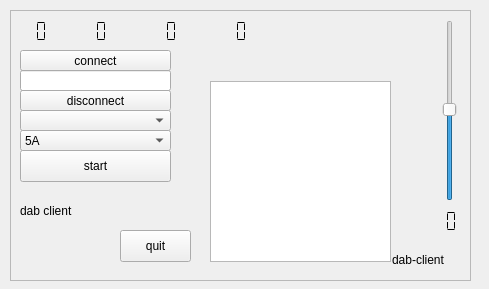
<?xml version="1.0" encoding="UTF-8"?>
<ui version="4.0">
 <class>remote_control_dab_rpi</class>
 <widget class="QWidget" name="remote_control_dab_rpi">
  <property name="geometry">
   <rect>
    <x>0</x>
    <y>0</y>
    <width>489</width>
    <height>289</height>
   </rect>
  </property>
  <property name="windowTitle">
   <string>remote control dab rpi</string>
  </property>
  <widget class="QFrame" name="frame">
   <property name="geometry">
    <rect>
     <x>10</x>
     <y>10</y>
     <width>461</width>
     <height>271</height>
    </rect>
   </property>
   <property name="frameShape">
    <enum>QFrame::StyledPanel</enum>
   </property>
   <property name="frameShadow">
    <enum>QFrame::Raised</enum>
   </property>
   <widget class="QLabel" name="label">
    <property name="geometry">
     <rect>
      <x>10</x>
      <y>190</y>
      <width>111</width>
      <height>21</height>
     </rect>
    </property>
    <property name="text">
     <string>dab client</string>
    </property>
   </widget>
   <widget class="QLabel" name="state">
    <property name="geometry">
     <rect>
      <x>0</x>
      <y>230</y>
      <width>101</width>
      <height>20</height>
     </rect>
    </property>
    <property name="toolTip">
     <string>&lt;html&gt;&lt;head/&gt;&lt;body&gt;&lt;p&gt;status of the connection.&lt;/p&gt;&lt;/body&gt;&lt;/html&gt;</string>
    </property>
    <property name="text">
     <string/>
    </property>
   </widget>
   <widget class="QPushButton" name="connectButton">
    <property name="geometry">
     <rect>
      <x>10</x>
      <y>40</y>
      <width>151</width>
      <height>21</height>
     </rect>
    </property>
    <property name="toolTip">
     <string>&lt;html&gt;&lt;head/&gt;&lt;body&gt;&lt;p&gt;The connect button indicates that you are willing to give an IP address. Note that the connection will only be made after terminating the IP address with a return.&lt;/p&gt;&lt;/body&gt;&lt;/html&gt;</string>
    </property>
    <property name="text">
     <string>connect</string>
    </property>
   </widget>
   <widget class="QPushButton" name="disconnectButton">
    <property name="geometry">
     <rect>
      <x>10</x>
      <y>80</y>
      <width>151</width>
      <height>21</height>
     </rect>
    </property>
    <property name="toolTip">
     <string>&lt;html&gt;&lt;head/&gt;&lt;body&gt;&lt;p&gt;Pushing the Disconnect button will - not surprising - terminate the connection.&lt;/p&gt;&lt;/body&gt;&lt;/html&gt;</string>
    </property>
    <property name="text">
     <string>disconnect</string>
    </property>
   </widget>
   <widget class="QLabel" name="connectedLabel">
    <property name="geometry">
     <rect>
      <x>10</x>
      <y>120</y>
      <width>91</width>
      <height>20</height>
     </rect>
    </property>
    <property name="text">
     <string/>
    </property>
   </widget>
   <widget class="QLineEdit" name="hostLineEdit">
    <property name="geometry">
     <rect>
      <x>10</x>
      <y>60</y>
      <width>151</width>
      <height>21</height>
     </rect>
    </property>
    <property name="font">
     <font>
      <pointsize>10</pointsize>
     </font>
    </property>
    <property name="toolTip">
     <string>&lt;html&gt;&lt;head/&gt;&lt;body&gt;&lt;p&gt;The IP address of the server. Note that the connection will only be made after terminating the IP address with a return.&lt;/p&gt;&lt;/body&gt;&lt;/html&gt;</string>
    </property>
   </widget>
   <widget class="QComboBox" name="channelSelector">
    <property name="geometry">
     <rect>
      <x>10</x>
      <y>120</y>
      <width>151</width>
      <height>21</height>
     </rect>
    </property>
    <property name="toolTip">
     <string>&lt;html&gt;&lt;head/&gt;&lt;body&gt;&lt;p&gt;Channel selector, note that in this preliminary version we only support band III channels.&lt;/p&gt;&lt;/body&gt;&lt;/html&gt;</string>
    </property>
    <item>
     <property name="text">
      <string>5A</string>
     </property>
    </item>
    <item>
     <property name="text">
      <string>5B</string>
     </property>
    </item>
    <item>
     <property name="text">
      <string>5C</string>
     </property>
    </item>
    <item>
     <property name="text">
      <string>5D</string>
     </property>
    </item>
    <item>
     <property name="text">
      <string>6A</string>
     </property>
    </item>
    <item>
     <property name="text">
      <string>6B</string>
     </property>
    </item>
    <item>
     <property name="text">
      <string>6C</string>
     </property>
    </item>
    <item>
     <property name="text">
      <string>6D</string>
     </property>
    </item>
    <item>
     <property name="text">
      <string>7A</string>
     </property>
    </item>
    <item>
     <property name="text">
      <string>7B</string>
     </property>
    </item>
    <item>
     <property name="text">
      <string>7C</string>
     </property>
    </item>
    <item>
     <property name="text">
      <string>7D</string>
     </property>
    </item>
    <item>
     <property name="text">
      <string>8A</string>
     </property>
    </item>
    <item>
     <property name="text">
      <string>8B</string>
     </property>
    </item>
    <item>
     <property name="text">
      <string>8C</string>
     </property>
    </item>
    <item>
     <property name="text">
      <string>8D</string>
     </property>
    </item>
    <item>
     <property name="text">
      <string>9A</string>
     </property>
    </item>
    <item>
     <property name="text">
      <string>9B</string>
     </property>
    </item>
    <item>
     <property name="text">
      <string>9C</string>
     </property>
    </item>
    <item>
     <property name="text">
      <string>9D</string>
     </property>
    </item>
    <item>
     <property name="text">
      <string>10A</string>
     </property>
    </item>
    <item>
     <property name="text">
      <string>10B</string>
     </property>
    </item>
    <item>
     <property name="text">
      <string>10C</string>
     </property>
    </item>
    <item>
     <property name="text">
      <string>10D</string>
     </property>
    </item>
    <item>
     <property name="text">
      <string>11A</string>
     </property>
    </item>
    <item>
     <property name="text">
      <string>11B</string>
     </property>
    </item>
    <item>
     <property name="text">
      <string>11C</string>
     </property>
    </item>
    <item>
     <property name="text">
      <string>11D</string>
     </property>
    </item>
    <item>
     <property name="text">
      <string>12A</string>
     </property>
    </item>
    <item>
     <property name="text">
      <string>12B</string>
     </property>
    </item>
    <item>
     <property name="text">
      <string>12C</string>
     </property>
    </item>
    <item>
     <property name="text">
      <string>12D</string>
     </property>
    </item>
    <item>
     <property name="text">
      <string>13A</string>
     </property>
    </item>
    <item>
     <property name="text">
      <string>13B</string>
     </property>
    </item>
    <item>
     <property name="text">
      <string>13C</string>
     </property>
    </item>
    <item>
     <property name="text">
      <string>13D</string>
     </property>
    </item>
   </widget>
   <widget class="QListView" name="ensembleDisplay">
    <property name="geometry">
     <rect>
      <x>200</x>
      <y>71</y>
      <width>181</width>
      <height>181</height>
     </rect>
    </property>
    <property name="toolTip">
     <string>&lt;html&gt;&lt;head/&gt;&lt;body&gt;&lt;p&gt;Program list. When an ensemble is decoded, the names of the services appear here. Click&lt;/p&gt;&lt;p&gt;on a name for selecting the service.&lt;/p&gt;&lt;/body&gt;&lt;/html&gt;</string>
    </property>
   </widget>
   <widget class="QPushButton" name="startButton">
    <property name="geometry">
     <rect>
      <x>10</x>
      <y>140</y>
      <width>151</width>
      <height>32</height>
     </rect>
    </property>
    <property name="toolTip">
     <string>&lt;html&gt;&lt;head/&gt;&lt;body&gt;&lt;p&gt;Start button.&lt;/p&gt;&lt;/body&gt;&lt;/html&gt;</string>
    </property>
    <property name="text">
     <string>start</string>
    </property>
   </widget>
   <widget class="QLabel" name="ensembleName">
    <property name="geometry">
     <rect>
      <x>170</x>
      <y>50</y>
      <width>171</width>
      <height>20</height>
     </rect>
    </property>
    <property name="toolTip">
     <string>&lt;html&gt;&lt;head/&gt;&lt;body&gt;&lt;p&gt;Name of the ensemble will appear here.&lt;/p&gt;&lt;/body&gt;&lt;/html&gt;</string>
    </property>
    <property name="text">
     <string/>
    </property>
   </widget>
   <widget class="QLCDNumber" name="gainDisplay">
    <property name="geometry">
     <rect>
      <x>400</x>
      <y>200</y>
      <width>64</width>
      <height>23</height>
     </rect>
    </property>
    <property name="frameShape">
     <enum>QFrame::NoFrame</enum>
    </property>
    <property name="digitCount">
     <number>3</number>
    </property>
    <property name="segmentStyle">
     <enum>QLCDNumber::Flat</enum>
    </property>
   </widget>
   <widget class="QSlider" name="attenuationSlider">
    <property name="geometry">
     <rect>
      <x>430</x>
      <y>10</y>
      <width>20</width>
      <height>181</height>
     </rect>
    </property>
    <property name="toolTip">
     <string>&lt;html&gt;&lt;head/&gt;&lt;body&gt;&lt;p&gt;Gain (attenuation) slider. Range is from 0 .. 99, the value will be mapped onto&lt;/p&gt;&lt;p&gt;the range of values applicable for the device.&lt;/p&gt;&lt;/body&gt;&lt;/html&gt;</string>
    </property>
    <property name="value">
     <number>50</number>
    </property>
    <property name="orientation">
     <enum>Qt::Vertical</enum>
    </property>
   </widget>
   <widget class="QLabel" name="syncFlag">
    <property name="geometry">
     <rect>
      <x>370</x>
      <y>10</y>
      <width>31</width>
      <height>20</height>
     </rect>
    </property>
    <property name="toolTip">
     <string>&lt;html&gt;&lt;head/&gt;&lt;body&gt;&lt;p&gt;synchronization flag. Green means that time synchronization seems OK.&lt;/p&gt;&lt;/body&gt;&lt;/html&gt;</string>
    </property>
    <property name="text">
     <string/>
    </property>
   </widget>
   <widget class="QLCDNumber" name="ficDisplay">
    <property name="geometry">
     <rect>
      <x>-10</x>
      <y>10</y>
      <width>64</width>
      <height>23</height>
     </rect>
    </property>
    <property name="toolTip">
     <string>&lt;html&gt;&lt;head/&gt;&lt;body&gt;&lt;p&gt;Quality of the FIC decoding.&lt;/p&gt;&lt;/body&gt;&lt;/html&gt;</string>
    </property>
    <property name="frameShape">
     <enum>QFrame::NoFrame</enum>
    </property>
    <property name="digitCount">
     <number>3</number>
    </property>
    <property name="segmentStyle">
     <enum>QLCDNumber::Flat</enum>
    </property>
   </widget>
   <widget class="QLCDNumber" name="mscDisplay">
    <property name="geometry">
     <rect>
      <x>50</x>
      <y>10</y>
      <width>64</width>
      <height>23</height>
     </rect>
    </property>
    <property name="toolTip">
     <string>&lt;html&gt;&lt;head/&gt;&lt;body&gt;&lt;p&gt;Quality index of the decoded audio signal.&lt;/p&gt;&lt;/body&gt;&lt;/html&gt;</string>
    </property>
    <property name="frameShape">
     <enum>QFrame::NoFrame</enum>
    </property>
    <property name="digitCount">
     <number>3</number>
    </property>
    <property name="segmentStyle">
     <enum>QLCDNumber::Flat</enum>
    </property>
   </widget>
   <widget class="QLCDNumber" name="snrDisplay">
    <property name="geometry">
     <rect>
      <x>120</x>
      <y>10</y>
      <width>64</width>
      <height>23</height>
     </rect>
    </property>
    <property name="toolTip">
     <string>&lt;html&gt;&lt;head/&gt;&lt;body&gt;&lt;p&gt;SNR. A guess of the signal/noise ratio. Note that in case there is filtering applied in the device (i.e. the sdrPlay), the SNR shows much higher than it is in reality.&lt;/p&gt;&lt;/body&gt;&lt;/html&gt;</string>
    </property>
    <property name="frameShape">
     <enum>QFrame::NoFrame</enum>
    </property>
    <property name="digitCount">
     <number>3</number>
    </property>
    <property name="segmentStyle">
     <enum>QLCDNumber::Flat</enum>
    </property>
   </widget>
   <widget class="QLCDNumber" name="correctorDisplay">
    <property name="geometry">
     <rect>
      <x>190</x>
      <y>10</y>
      <width>64</width>
      <height>23</height>
     </rect>
    </property>
    <property name="toolTip">
     <string>&lt;html&gt;&lt;head/&gt;&lt;body&gt;&lt;p&gt;frequency offset as measured and corrected. If the value changes fast, there is no synchronization.&lt;/p&gt;&lt;/body&gt;&lt;/html&gt;</string>
    </property>
    <property name="frameShape">
     <enum>QFrame::NoFrame</enum>
    </property>
    <property name="digitCount">
     <number>3</number>
    </property>
    <property name="segmentStyle">
     <enum>QLCDNumber::Flat</enum>
    </property>
   </widget>
   <widget class="QPushButton" name="quitButton">
    <property name="geometry">
     <rect>
      <x>110</x>
      <y>220</y>
      <width>71</width>
      <height>32</height>
     </rect>
    </property>
    <property name="text">
     <string>quit</string>
    </property>
   </widget>
   <widget class="QLabel" name="stereoFlag">
    <property name="geometry">
     <rect>
      <x>322</x>
      <y>10</y>
      <width>41</width>
      <height>20</height>
     </rect>
    </property>
    <property name="toolTip">
     <string>&lt;html&gt;&lt;head/&gt;&lt;body&gt;&lt;p&gt;Stereo flag, green means the decoded signal is in stereo.&lt;/p&gt;&lt;/body&gt;&lt;/html&gt;</string>
    </property>
    <property name="text">
     <string/>
    </property>
   </widget>
   <widget class="QComboBox" name="streamOutSelector">
    <property name="geometry">
     <rect>
      <x>10</x>
      <y>100</y>
      <width>151</width>
      <height>21</height>
     </rect>
    </property>
    <property name="toolTip">
     <string>&lt;html&gt;&lt;head/&gt;&lt;body&gt;&lt;p&gt;Selector for a channel on the soundcard. On start up a &amp;quot;default&amp;quot; channel is selected.&lt;/p&gt;&lt;/body&gt;&lt;/html&gt;</string>
    </property>
   </widget>
   <widget class="QLabel" name="label_2">
    <property name="geometry">
     <rect>
      <x>382</x>
      <y>240</y>
      <width>81</width>
      <height>20</height>
     </rect>
    </property>
    <property name="toolTip">
     <string>&lt;html&gt;&lt;head/&gt;&lt;body&gt;&lt;p&gt; DAB-client, to be used in conjuction with the DAB-rpi (remote) version.&lt;/p&gt;&lt;p&gt;Copyright Jan van Katwijk (Lazy Chair Computing), 2016&lt;/p&gt;&lt;p&gt;DAB-client is free software; you can redistribute it and/or modify  it under the terms of the GNU General Public License as published by the Free Software Foundation; either version 2 of the License, or (at your option) any later version.&lt;/p&gt;&lt;p&gt;&lt;br/&gt;&lt;/p&gt;&lt;/body&gt;&lt;/html&gt;</string>
    </property>
    <property name="text">
     <string>dab-client</string>
    </property>
   </widget>
  </widget>
 </widget>
 <resources/>
 <connections/>
</ui>
